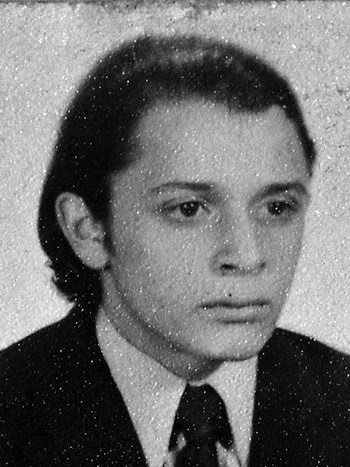
#> input picture assets/targets/disappeared/selected/abeledo-sotuyo-horacio-adolfo.jpg, 350 x 467 px; its folder holds only this picture in this run
$ python -i cv.py   (imports and definitions only)
#> lines starting #> are read from the running program, lines starting #| are printed output that depends on the picture
#> further down, picture is the input picture: PIL image 350x467 RGB; min 0, max 255, mean 112.6
"""Computer-vision helpers for crawled images.

The crawler uses this module for lightweight, local filtering only. It never
identifies people. For ``targets`` and internal ``people`` rows it requires a
detected face region for manual review; for ``places`` it rejects tiny,
banner-like, flat, graphic, noisy, or face-dominated images.
"""

from __future__ import annotations

import os
from dataclasses import dataclass

import cv2
import numpy as np
from PIL import Image

from .manifests import ManifestKind

CV_POLICY_VERSION = 4
_CASCADE_PATH = os.path.join(cv2.data.haarcascades, "haarcascade_frontalface_default.xml")
_EYE_CASCADE_PATH = os.path.join(cv2.data.haarcascades, "haarcascade_eye.xml")

_MAX_DETECT_SIDE = 640
_TARGET_MIN_FACE_FRACTION = 0.02
_PEOPLE_MIN_SIDE = 160
_PEOPLE_MIN_FACE_FRACTION = 0.015
_PEOPLE_MIN_FACE_SIDE = 32
_PEOPLE_ASPECT_RANGE = (0.35, 2.4)
_PEOPLE_MIN_TEXTURE = 0.004
_PLACE_MIN_SIDE = 320
_PLACE_ASPECT_RANGE = (0.4, 2.6)
_PLACE_MIN_TEXTURE = 0.009
_PLACE_MAX_FACE_FRACTION = 0.02
_PLACE_MIN_GRAY_STD = 0.035
_PLACE_MIN_COLOR_STD = 0.018
_PLACE_MIN_EDGE_DENSITY = 0.015
_PLACE_MAX_EDGE_DENSITY = 0.32
_PLACE_MIN_UNIQUE_RATIO = 0.004
_PLACE_MAX_NOISE_UNIQUE_RATIO = 0.08
_PLACE_MAX_POSTER_WHITE_FRACTION = 0.78
_PLACE_MIN_POSTER_LOW_SATURATION_FRACTION = 0.85
_PLACE_MAX_POSTER_MIDTONE_FRACTION = 0.21

_cascade: cv2.CascadeClassifier | None = None
_eye_cascade: cv2.CascadeClassifier | None = None
_yunet_detector: cv2.FaceDetectorYN | None = None
_yunet_model_path: str | None = None


@dataclass(frozen=True)
class CVResult:
    accept: bool
    label: str
    score: float
    reason: str
    face_box: tuple[int, int, int, int] | None = None


@dataclass(frozen=True)
class PhotoLikeness:
    score: float
    texture: float
    gray_std: float
    color_std: float
    edge_density: float
    unique_ratio: float


def _face_cascade() -> cv2.CascadeClassifier:
    global _cascade
    if _cascade is None:
        _cascade = cv2.CascadeClassifier(_CASCADE_PATH)
    return _cascade


def detect_faces(image: Image.Image) -> list[tuple[int, int, int, int]]:
    """Return face boxes (x, y, w, h) in original-image coordinates."""
    cascade = _face_cascade()
    if cascade.empty():
        return []
    gray = np.asarray(image.convert("L"))
    height, width = gray.shape
#> height = 467; width = 350
    scale = min(1.0, _MAX_DETECT_SIDE / max(height, width))
#> scale = 1
    if scale < 1.0:
        gray = cv2.resize(gray, (max(1, int(width * scale)), max(1, int(height * scale))))
    gray = cv2.equalizeHist(gray)
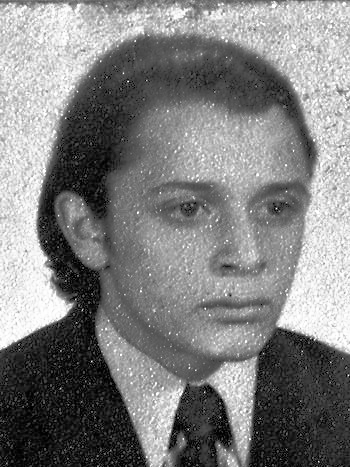
#> gray: shape (467, 350); min 0, max 255, mean 127.6
    detections = cascade.detectMultiScale(
        gray, scaleFactor=1.1, minNeighbors=5, minSize=(30, 30)
    )
#> detections = [[125, 125, 207, 207]]
    inverse = 1.0 / scale if scale > 0 else 1.0
#> inverse = 1
    return [
        (int(x * inverse), int(y * inverse), int(w * inverse), int(h * inverse))
        for (x, y, w, h) in detections
    ]


def _face_regions_with_eyes(
    image: Image.Image,
    faces: list[tuple[int, int, int, int]],
) -> list[tuple[int, int, int, int]]:
    """Return supplied face detections with an independent eye confirmation."""
    global _eye_cascade
    if _eye_cascade is None:
        _eye_cascade = cv2.CascadeClassifier(_EYE_CASCADE_PATH)
    if _eye_cascade.empty():
        return []
    gray = np.asarray(image.convert("L"))
    verified: list[tuple[int, int, int, int]] = []
    for x, y, width, height in faces:
        face = gray[y:y + height, x:x + width]
        minimum = max(8, min(width, height) // 10)
        eyes = _eye_cascade.detectMultiScale(
            face,
            scaleFactor=1.1,
            minNeighbors=5,
            minSize=(minimum, minimum),
        )
        if len(eyes):
            verified.append((x, y, width, height))
#> this loop made 1 pass
#> (x, y, width, height, minimum, eyes) on pass 1: (125, 125, 207, 207, 20, [[34, 59, 52, 52], [121, 56, 54, 54]])
#> pass 1, in _face_regions_with_eyes, `face = gray[y:y + height, x:x + width]`:
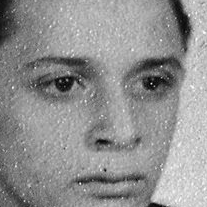
#> face: shape (207, 207); min 0, max 255, mean 144.6
#> after the loop, verified = [(125, 125, 207, 207)]
    return verified


def detect_face_regions_with_eyes(image: Image.Image) -> list[tuple[int, int, int, int]]:
    """Return face detections that contain at least one independently detected eye."""
    return _face_regions_with_eyes(image, detect_faces(image))


# [232 lines left out: functions detect_yunet_face_regions, perceptual_hash, hamming_distance, texture_score, photo_likeness_score, _largest_face and 2 more, not called in this run]

>>> from PIL import Image
>>> picture = Image.open('../../assets/targets/disappeared/selected/abeledo-sotuyo-horacio-adolfo.jpg')
>>> result = detect_face_regions_with_eyes(picture)
#> result = [(125, 125, 207, 207)]

$ run again, on assets/targets/disappeared/selected/alfaro-vazquez-daniel-pedro.jpg
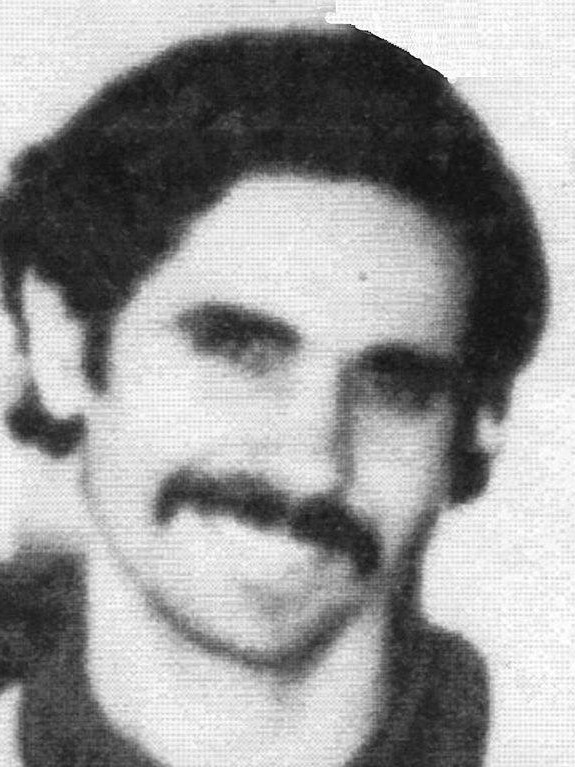
#> input picture assets/targets/disappeared/selected/alfaro-vazquez-daniel-pedro.jpg, 575 x 767 px
#> picture is the input picture: PIL image 575x767 RGB; min 0, max 255, mean 152.5
#> in detect_faces, `gray = cv2.equalizeHist(gray)`:
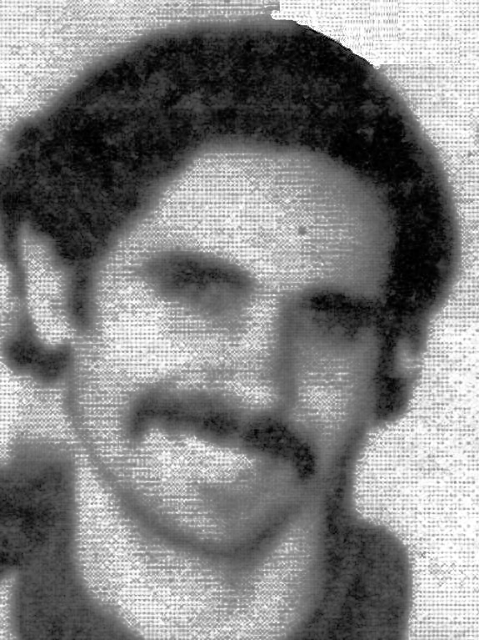
#> gray: shape (640, 479); min 0, max 255, mean 128.4
#> detections = [[65, 156, 375, 375]]
#> the loop in _face_regions_with_eyes, `for x, y, width, height in faces:` made 1 pass
#> (x, y, width, height, minimum) on pass 1: (77, 186, 449, 449, 44)
#> pass 1, in _face_regions_with_eyes, `face = gray[y:y + height, x:x + width]`:
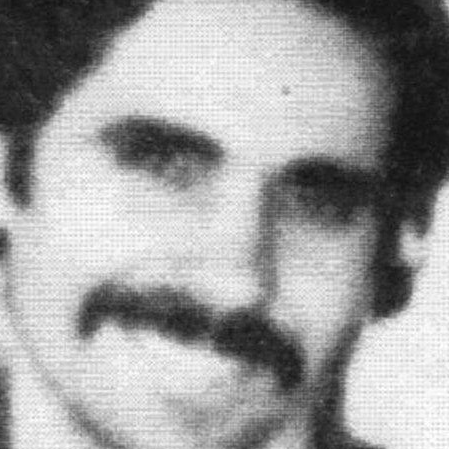
#> face: shape (449, 449); min 14, max 255, mean 159.2
#> after the loop in _face_regions_with_eyes, `for x, y, width, height in faces:`: verified = []

$ run again, on assets/targets/disappeared/selected/altmann-levy-blanca-haydee.jpg
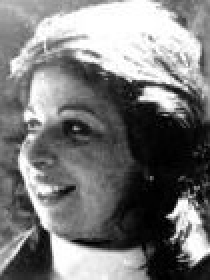
#> input picture assets/targets/disappeared/selected/altmann-levy-blanca-haydee.jpg, 105 x 140 px (shown 2 times larger)
#> picture is the input picture: PIL image 105x140 RGB; min 0, max 255, mean 121.7
#> in detect_faces, `gray = cv2.equalizeHist(gray)`:
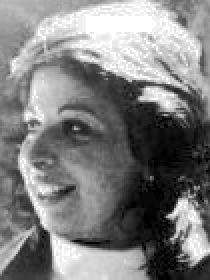
#> gray: shape (140, 105) (shown 2 times larger); min 0, max 255, mean 127.5
#> detections = ()
#> after the loop in _face_regions_with_eyes, `for x, y, width, height in faces:`: verified = []

$ run again, on assets/targets/disappeared/selected/arce-viera-gustavo-raul.jpg
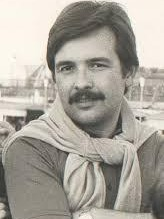
#> input picture assets/targets/disappeared/selected/arce-viera-gustavo-raul.jpg, 164 x 219 px
#> picture is the input picture: PIL image 164x219 RGB; mean R, G, B 169.4, 164.6, 155.2
#> in detect_faces, `gray = cv2.equalizeHist(gray)`:
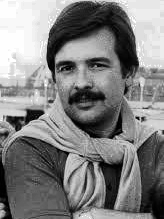
#> gray: shape (219, 164); min 0, max 255, mean 128.5
#> detections = [[42, 34, 85, 85]]
#> the loop in _face_regions_with_eyes, `for x, y, width, height in faces:` made 1 pass
#> (x, y, width, height, minimum, eyes) on pass 1: (42, 34, 85, 85, 8, [[12, 21, 23, 23]])
#> pass 1, in _face_regions_with_eyes, `face = gray[y:y + height, x:x + width]`:
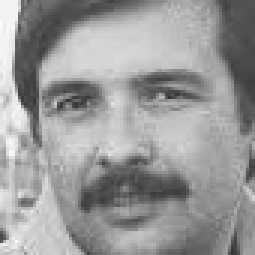
#> face: shape (85, 85) (shown 3 times larger); min 46, max 253, mean 153.3
#> after the loop in _face_regions_with_eyes, `for x, y, width, height in faces:`: verified = [(42, 34, 85, 85)]
